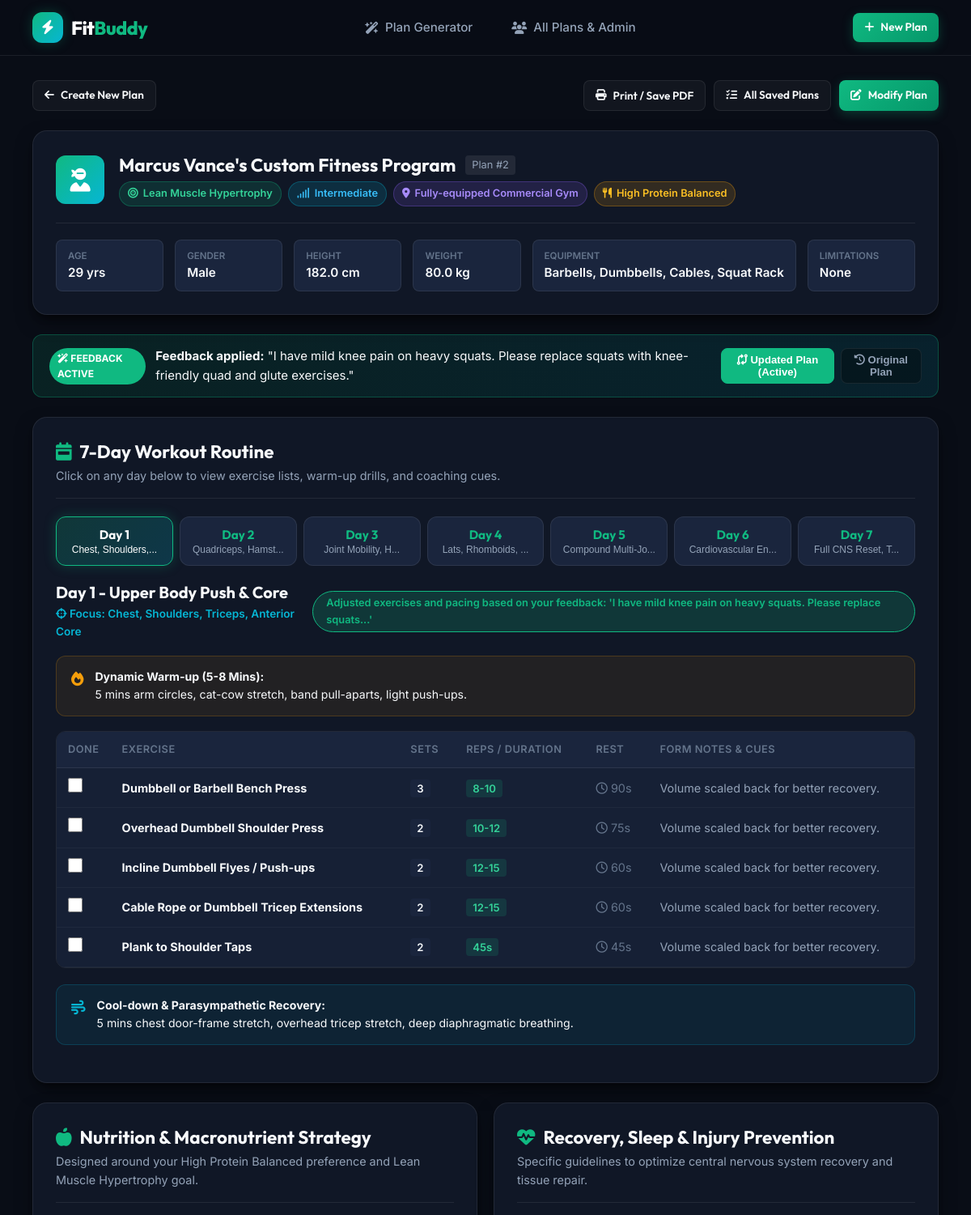
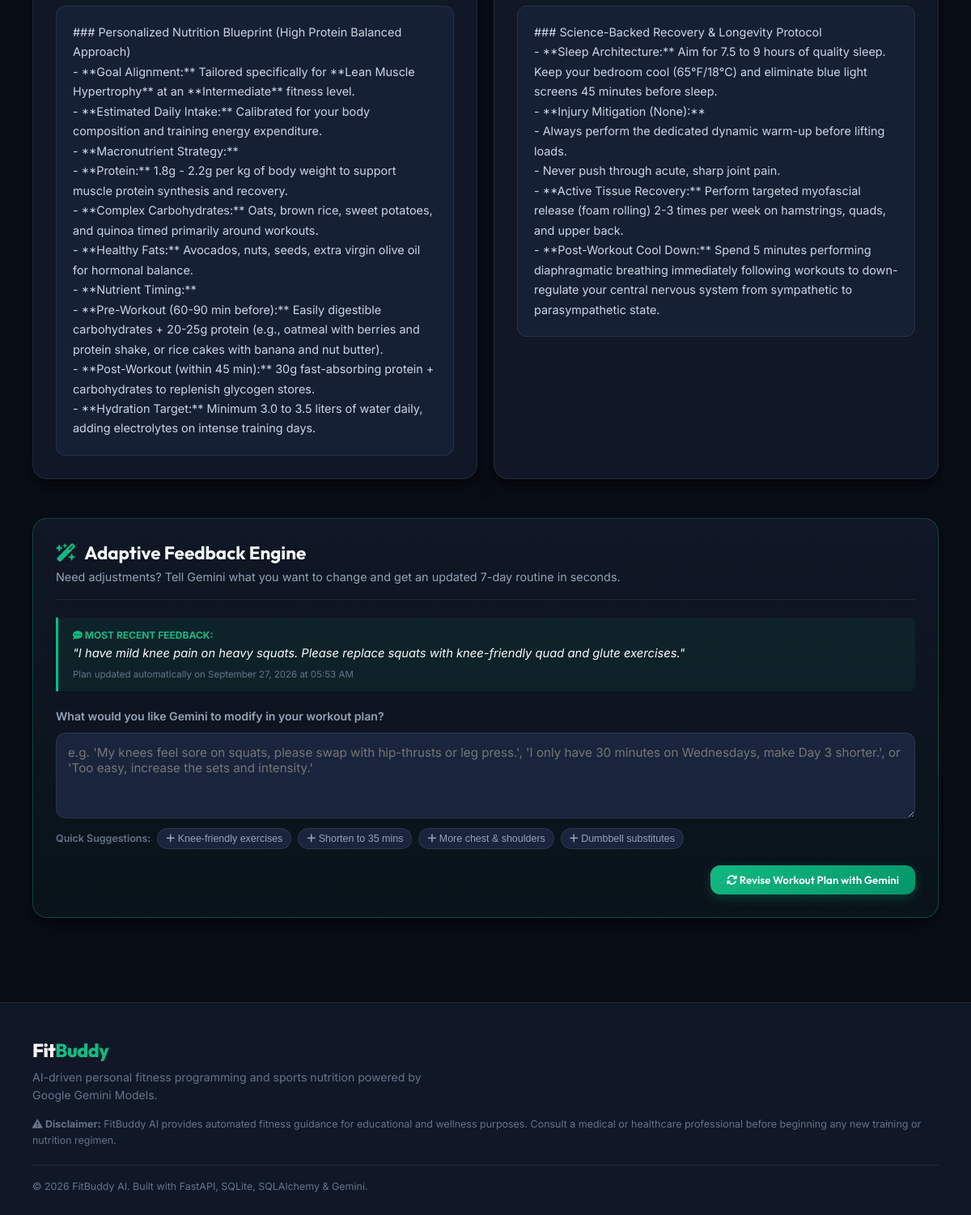
Page /plan/2 on the committed database (2 pictures, top to bottom).
### models.py (models this page shows, shortened)
class FitnessPlan(Base):
    __tablename__ = "fitness_plans"
    id = Column(Integer, primary_key=True, index=True, autoincrement=True)
    user_name = Column(String(100), nullable=False, index=True)
    age = Column(Integer, nullable=False)
    gender = Column(String(20), nullable=False)
    height = Column(Float, nullable=True) # in cm
    weight = Column(Float, nullable=True) # in kg
    fitness_goal = Column(String(100), nullable=False)
    fitness_level = Column(String(50), nullable=False)
    workout_location = Column(String(100), nullable=False)
    available_equipment = Column(String(200), nullable=True)
    days_per_week = Column(Integer, default=7)
    injuries_limitations = Column(Text, nullable=True, default="None")
    dietary_preference = Column(String(100), nullable=True, default="Balanced")
    original_workout_plan = Column(Text, nullable=False)
    nutrition_tips = Column(Text, nullable=False)
    recovery_tips = Column(Text, nullable=False)
    user_feedback = Column(Text, nullable=True)
    updated_workout_plan = Column(Text, nullable=True)
    feedback_applied = Column(Boolean, default=False)
    created_at = Column(DateTime, default=datetime.utcnow)
    updated_at = Column(DateTime, default=datetime.utcnow, onupdate=datetime.utcnow)

### main.py (the view)
@app.get("/plan/{plan_id}", response_class=HTMLResponse)
async def view_plan(request: Request, plan_id: int, updated: Optional[bool] = False, db: Session = Depends(get_db)):
    plan = db.query(models.FitnessPlan).filter(models.FitnessPlan.id == plan_id).first()
    if not plan:
        return templates.TemplateResponse(
            request=request,
            name="error.html",
            context={
                "error_title": "Plan Not Found",
                "error_message": f"Fitness plan #{plan_id} could not be found."
            },
            status_code=404
        )
    return templates.TemplateResponse(
        request=request,
        name="plan.html",
        context={
            "plan": plan,
            "just_updated": updated,
            "api_configured": bool(os.getenv("GEMINI_API_KEY") and os.getenv("GEMINI_API_KEY") != "your_gemini_api_key_here")
        }
    )

### templates/plan.html (shortened to what this page needs)
{% extends "base.html" %}
{% block content %}
<div class="container plan-view-container">
    <div class="plan-top-bar">
        <a href="/" class="btn btn-outline btn-sm">
            <i class="fa-solid fa-arrow-left"></i> Create New Plan
        </a>
        <div class="top-bar-actions">
            <button onclick="window.print()" class="btn btn-outline btn-sm">
                <i class="fa-solid fa-print"></i> Print / Save PDF
            </button>
            <a href="/admin" class="btn btn-outline btn-sm">
                <i class="fa-solid fa-list-check"></i> All Saved Plans
            </a>
            <a href="#feedbackSection" class="btn btn-primary btn-sm">
                <i class="fa-solid fa-pen-to-square"></i> Modify Plan
            </a>
        </div>
    </div>
    <div class="profile-summary-card">
        <div class="profile-header-main">
            <div class="avatar-badge">
                <i class="fa-solid fa-user-ninja"></i>
            </div>
            <div class="profile-identity">
                <div class="user-title-row">
                    <h2>{{ plan.user_name }}'s Custom Fitness Program</h2>
                    <span class="plan-id-badge">Plan #{{ plan.id }}</span>
                </div>
                <div class="profile-tags">
                    <span class="badge badge-goal"><i class="fa-solid fa-bullseye"></i> {{ plan.fitness_goal }}</span>
                    <span class="badge badge-level"><i class="fa-solid fa-signal"></i> {{ plan.fitness_level }}</span>
                    <span class="badge badge-loc"><i class="fa-solid fa-location-dot"></i> {{ plan.workout_location }}</span>
                    <span class="badge badge-diet"><i class="fa-solid fa-utensils"></i> {{ plan.dietary_preference }}</span>
                </div>
            </div>
        </div>
        <div class="profile-metrics-grid">
            <div class="metric-box">
                <span class="metric-label">Age</span>
                <span class="metric-val">{{ plan.age }} yrs</span>
            </div>
            <div class="metric-box">
                <span class="metric-label">Gender</span>
                <span class="metric-val">{{ plan.gender }}</span>
            </div>
            <div class="metric-box">
                <span class="metric-label">Height</span>
                <span class="metric-val">{% if plan.height %}{{ plan.height }} cm{% else %}N/A{% endif %}</span>
            </div>
            <div class="metric-box">
                <span class="metric-label">Weight</span>
                <span class="metric-val">{% if plan.weight %}{{ plan.weight }} kg{% else %}N/A{% endif %}</span>
            </div>
            <div class="metric-box">
                <span class="metric-label">Equipment</span>
                <span class="metric-val text-truncate" title="{{ plan.available_equipment }}">{{ plan.available_equipment or 'Gym' }}</span>
            </div>
            <div class="metric-box">
                <span class="metric-label">Limitations</span>
                <span class="metric-val text-truncate" title="{{ plan.injuries_limitations }}">{{ plan.injuries_limitations or 'None' }}</span>
            </div>
        </div>
    </div>
    {% if plan.feedback_applied and plan.updated_workout_plan %}
    <div class="version-toggle-card">
        <div class="version-info">
            <div class="version-badge"><i class="fa-solid fa-wand-magic-sparkles"></i> Feedback Active</div>
            <div class="version-text">
                <strong>Feedback applied:</strong> "{{ plan.user_feedback }}"
            </div>
        </div>
        <div class="version-tabs">
            <button class="ver-tab-btn active" id="btnShowUpdated" onclick="switchPlanVersion('updated')">
                <i class="fa-solid fa-code-compare"></i> Updated Plan (Active)
            </button>
            <button class="ver-tab-btn" id="btnShowOriginal" onclick="switchPlanVersion('original')">
                <i class="fa-solid fa-clock-rotate-left"></i> Original Plan
            </button>
        </div>
    </div>
    {% endif %}
    <div class="section-card workout-section">
        <div class="section-card-header">
            <div>
                <h3><i class="fa-solid fa-calendar-week"></i> 7-Day Workout Routine</h3>
                <p>Click on any day below to view exercise lists, warm-up drills, and coaching cues.</p>
            </div>
        </div>
        {% set active_plan_data = plan.updated_workout_plan if (plan.feedback_applied and plan.updated_workout_plan) else plan.original_workout_plan %}
        {% set days = active_plan_data | parse_json %}
        <div id="container-updated-plan" class="plan-content-wrapper">
            <div class="day-tabs-nav">
                {% for day in days %}
                <button class="day-tab-btn {% if loop.first %}active{% endif %}" onclick="selectDayTab('updated', {{ loop.index0 }})">
                    <span class="tab-day-num">Day {{ day.day_number or loop.index }}</span>
                    <span class="tab-day-name">{{ (day.focus or day.day_name or 'Training') | truncate(20, True, '...') }}</span>
                </button>
                {% endfor %}
            </div>
            <div class="day-panels-container">
                {% for day in days %}
                <div class="day-panel {% if loop.first %}active{% endif %}" id="panel-updated-{{ loop.index0 }}">
                    <div class="day-panel-header">
                        <div>
                            <h4>{{ day.day_name or ('Day ' ~ (day.day_number or loop.index)) }}</h4>
                            <div class="day-focus-tag"><i class="fa-solid fa-crosshairs"></i> Focus: {{ day.focus or 'General Fitness & Recovery' }}</div>
                        </div>
                        {% if day.changes_applied %}
                        <div class="badge badge-changes">
                             {{ day.changes_applied }}
                        </div>
                        {% endif %}
                    </div>
                    {% if day.warm_up %}
                    <div class="protocol-box warmup-box">
                        <div class="protocol-icon"><i class="fa-solid fa-fire"></i></div>
                        <div>
                            <strong>Dynamic Warm-up (5-8 Mins):</strong>
                            <p>{{ day.warm_up }}</p>
                        </div>
                    </div>
                    {% endif %}
                    <div class="exercise-table-wrapper">
                        <table class="exercise-table">
                            <thead>
                                <tr>
                                    <th style="width: 40px;">Done</th>
                                    <th>Exercise</th>
                                    <th>Sets</th>
                                    <th>Reps / Duration</th>
                                    <th>Rest</th>
                                    <th>Form Notes & Cues</th>
                                </tr>
                            </thead>
                            <tbody>
                                {% for ex in day.exercises %}
                                <tr class="exercise-row">
                                    <td class="checkbox-cell">
                                        <input type="checkbox" class="ex-checkbox" title="Mark as completed">
                                    </td>
                                    <td class="exercise-name-cell">
                                        <strong>{{ ex.exercise }}</strong>
                                    </td>
                                    <td class="badge-cell"><span class="table-badge">{{ ex.sets }}</span></td>
                                    <td class="badge-cell"><span class="table-badge highlight">{{ ex.reps }}</span></td>
                                    <td class="rest-cell"><i class="fa-regular fa-clock"></i> {{ ex.rest }}</td>
                                    <td class="notes-cell">{{ ex.notes }}</td>
                                </tr>
                                {% else %}
                                <tr>
                                    <td colspan="6" class="text-center empty-cell">Rest, tissue regeneration, and light stretching recommended today.</td>
                                </tr>
                                {% endfor %}
                            </tbody>
                        </table>
                    </div>
                    {% if day.cool_down %}
                    <div class="protocol-box cooldown-box">
                        <div class="protocol-icon"><i class="fa-solid fa-wind"></i></div>
                        <div>
                            <strong>Cool-down & Parasympathetic Recovery:</strong>
                            <p>{{ day.cool_down }}</p>
                        </div>
                    </div>
                    {% endif %}
                </div>
                {% endfor %}
            </div>
        </div>
    </div>
    <div class="dual-grid">
        <div class="section-card">
            <div class="section-card-header">
                <div>
                    <h3><i class="fa-solid fa-apple-whole"></i> Nutrition & Macronutrient Strategy</h3>
                    <p>Designed around your {{ plan.dietary_preference }} preference and {{ plan.fitness_goal }} goal.</p>
                </div>
            </div>
            <div class="formatted-text-content">
                <div class="markdown-body">
                    {{ plan.nutrition_tips | replace('\n', '<br>') | safe }}
                </div>
            </div>
        </div>
        <div class="section-card">
            <div class="section-card-header">
                <div>
                    <h3><i class="fa-solid fa-heart-pulse"></i> Recovery, Sleep & Injury Prevention</h3>
                    <p>Specific guidelines to optimize central nervous system recovery and tissue repair.</p>
                </div>
            </div>
            <div class="formatted-text-content">
                <div class="markdown-body">
                    {{ plan.recovery_tips | replace('\n', '<br>') | safe }}
                </div>
            </div>
        </div>
    </div>
    <div class="section-card feedback-section" id="feedbackSection">
        <div class="section-card-header">
            <div>
                <h3><i class="fa-solid fa-wand-magic-sparkles"></i> Adaptive Feedback Engine</h3>
                <p>Need adjustments? Tell Gemini what you want to change and get an updated 7-day routine in seconds.</p>
            </div>
        </div>
        {% if plan.user_feedback %}
        <div class="current-feedback-callout">
            <div class="cf-header"><i class="fa-solid fa-comment-dots"></i> Most Recent Feedback:</div>
            <div class="cf-body">"{{ plan.user_feedback }}"</div>
            <div class="cf-footer">Plan updated automatically on {{ plan.updated_at.strftime('%B %d, %Y at %I:%M %p') if plan.updated_at else 'Recent' }}</div>
        </div>
        {% endif %}
        <form action="/plan/{{ plan.id }}/feedback" method="POST" id="feedbackForm" class="feedback-form">
            <div class="form-group">
                <label for="feedbackInput">What would you like Gemini to modify in your workout plan?</label>
                <textarea
                    name="feedback"
                    id="feedbackInput"
                    rows="4"
                    placeholder="e.g. 'My knees feel sore on squats, please swap with hip-thrusts or leg press.', 'I only have 30 minutes on Wednesdays, make Day 3 shorter.', or 'Too easy, increase the sets and intensity.'"
                    required
                ></textarea>
            </div>
            <div class="feedback-chips-row">
                <span class="chips-label">Quick Suggestions:</span>
                <button type="button" class="chip-btn" onclick="applySuggestion('Knee discomfort during squats. Please replace with knee-friendly quad & glute alternatives.')">
                    <i class="fa-solid fa-plus"></i> Knee-friendly exercises
                </button>
                <button type="button" class="chip-btn" onclick="applySuggestion('Shorten workout duration to 35-40 minutes using supersets and shorter rest intervals.')">
                    <i class="fa-solid fa-plus"></i> Shorten to 35 mins
                </button>
                <button type="button" class="chip-btn" onclick="applySuggestion('Increase upper body hypertrophy volume for chest and shoulders.')">
                    <i class="fa-solid fa-plus"></i> More chest & shoulders
                </button>
                <button type="button" class="chip-btn" onclick="applySuggestion('I do not have access to barbells on Day 2, replace with dumbbell alternatives.')">
                    <i class="fa-solid fa-plus"></i> Dumbbell substitutes
                </button>
            </div>
            <div class="feedback-submit-wrap">
                <button type="submit" id="feedbackBtn" class="btn btn-primary btn-glow">
                    <span class="btn-text"><i class="fa-solid fa-arrows-rotate"></i> Revise Workout Plan with Gemini</span>
                </button>
            </div>
        </form>
    </div>
</div>
{% endblock %}

### rows in the picture
FitnessPlan: user_name "Marcus Vance", id "2", fitness_goal "Lean Muscle Hypertrophy", fitness_level "Intermediate", workout_location "Fully-equipped Commercial Gym", dietary_preference "High Protein Balanced", age "29", gender "Male", height "182.0", weight "80.0", available_equipment "Barbells, Dumbbells, Cables, Squat Rack", injuries_limitations "None", user_feedback "I have mild knee pain on heavy squats. Please replace squats with knee-friendly quad and glute exercises.", feedback_applied True (drawn), nutrition_tips "### Personalized Nutrition Blueprint (High Protein Balanced Approach) - **Goal Alignment:** Tailored specifically for **Lean Muscle Hypertrophy** at an **Intermediate** fitness level. - **Estimated Daily Intake:** Calibrated for your body composition and training energy expenditure. - **Macronutrient Strategy:** - **Protein:** 1.8g - 2.2g per kg of body weight to support muscle protein synthesis and recovery. - **Complex Carbohydrates:** Oats, brown rice, sweet potatoes, and quinoa timed primarily around workouts. - **Healthy Fats:** Avocados, nuts, seeds, extra virgin olive oil for hormonal balance. - **Nutrient Timing:** - **Pre-Workout (60-90 min before):** Easily digestible…", recovery_tips "### Science-Backed Recovery & Longevity Protocol - **Sleep Architecture:** Aim for 7.5 to 9 hours of quality sleep. Keep your bedroom cool (65°F/18°C) and eliminate blue light screens 45 minutes before sleep. - **Injury Mitigation (None):** - Always perform the dedicated dynamic warm-up before lifting loads. - Never push through acute, sharp joint pain. - **Active Tissue Recovery:** Perform targeted myofascial release (foam rolling) 2-3 times per week on hamstrings, quads, and upper back. - **Post-Workout Cool Down:** Spend 5 minutes performing diaphragmatic breathing immediately following workouts to down-regulate your central nervous system from sympathetic to parasympathetic state.", updated_at "September 27, 2026 at 05:53 AM"

### other values in the picture
{{ day.day_number or loop.index }} "1" "2" "3" "4" "5" "6" "7"
{{ (day.focus or day.day_name or 'Training') | truncate(20, True, '...') }} "Chest, Shoulders,..." "Quadriceps, Hamst..." "Joint Mobility, H..." "Lats, Rhomboids, ..." "Compound Multi-Jo..." "Cardiovascular En..." "Full CNS Reset, T..."
{{ day.day_name or ('Day ' ~ (day.day_number or loop.index)) }} "Day 1 - Upper Body Push & Core"
{{ day.focus or 'General Fitness & Recovery' }} "Chest, Shoulders, Triceps, Anterior Core"
{{ day.changes_applied }} "Adjusted exercises and pacing based on your feedback: 'I have mild knee pain on heavy squats. Please replace squats...'"
{{ day.warm_up }} "5 mins arm circles, cat-cow stretch, band pull-aparts, light push-ups."
{{ ex.exercise }} "Dumbbell or Barbell Bench Press" "Overhead Dumbbell Shoulder Press" "Incline Dumbbell Flyes / Push-ups" "Cable Rope or Dumbbell Tricep Extensions" "Plank to Shoulder Taps"
{{ ex.sets }} "3" "2" "2" "2" "2"
{{ ex.reps }} "8-10" "10-12" "12-15" "12-15" "45s"
{{ ex.rest }} "90s" "75s" "60s" "60s" "45s"
{{ ex.notes }} "Volume scaled back for better recovery." "Volume scaled back for better recovery." "Volume scaled back for better recovery." "Volume scaled back for better recovery." "Volume scaled back for better recovery."
{{ day.cool_down }} "5 mins chest door-frame stretch, overhead tricep stretch, deep diaphragmatic breathing."
